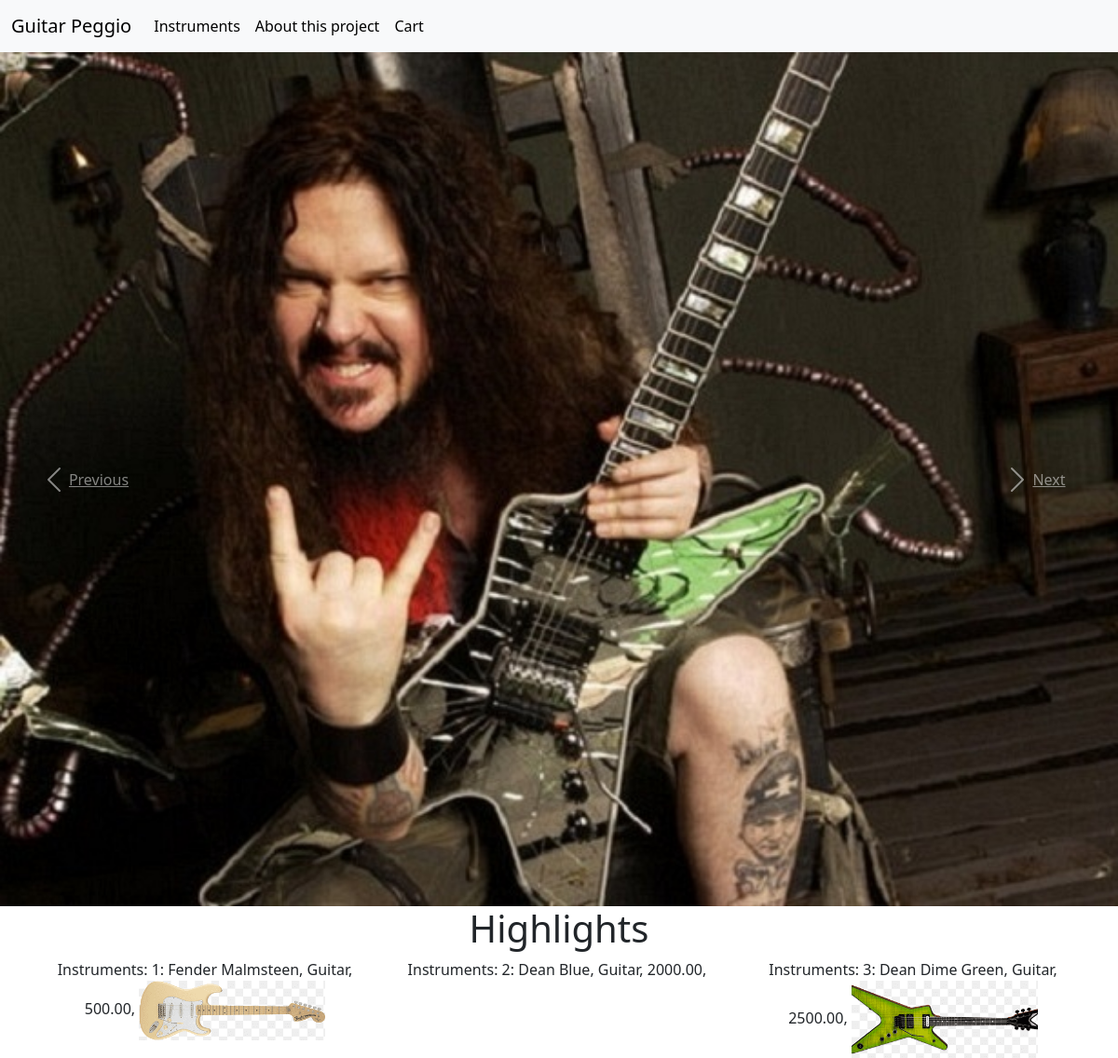
Before: /products/ with the older database file.
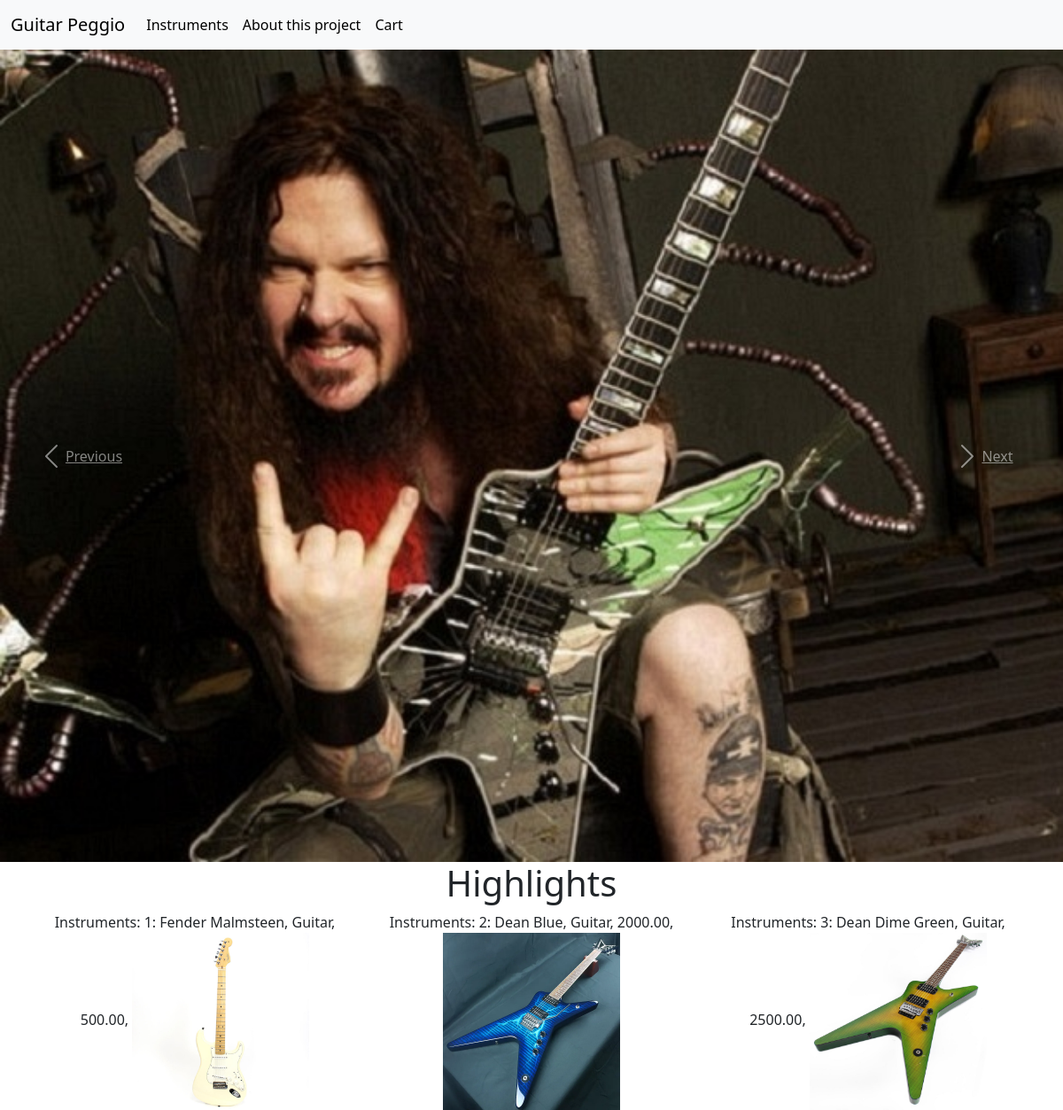
After: the same page with the newer database file.
### products/models.py (models this page shows, shortened)
class Product(models.Model):
    name = models.CharField(max_length=64)
    price = models.DecimalField(max_digits=10, decimal_places=2)
    type = models.CharField(max_length=64, default="Intrument")
    imagem = models.ImageField(upload_to="products/")

### products/views.py (the view)
# urls.py: path("", views.index, name = "index"),
def index(request):
    return render(request,"products/index.html", {
        "products": Product.objects.all()
    })

### products/templates/products/index.html (shortened to what this page needs)
<!DOCTYPE html>
<html lang="en">
<head>
    <link href="https://cdn.jsdelivr.net/npm/bootstrap@5.3.2/dist/css/bootstrap.min.css" rel="stylesheet">
</head>
<header>
    <nav class="navbar navbar-expand-lg bg-body-tertiary">
        <div class="container-fluid">
          <a class="navbar-brand" href="{% url 'index' %}">Guitar Peggio</a>
          <div class="collapse navbar-collapse" id="navbarSupportedContent">
            <ul class="navbar-nav me-auto mb-2 mb-lg-0">
              <li class="nav-item">
                <a class="nav-link active" aria-current="page" href="{% url 'instruments' %}">Instruments</a>
              </li>
              <li class="nav-item">
                <a class="nav-link active" aria-current="page" href="{% url 'about' %}">About this project</a>
              </li>
              <li class="nav-item">
                <a class="nav-link active" aria-current="page" href="{% url 'cart' %}">Cart</a>
            </ul>
          </div>
        </div>
    </nav>
    <div id="carouselExampleControls" class="carousel slide" data-ride="carousel">
        <div class="carousel-inner">
          <div class="carousel-item active">
            <img class="d-block w-100" src="media/products/dime.jpeg" alt="Primeiro Slide">
          </div>
        </div>
        <a class="carousel-control-prev" href="#carouselExampleControls" role="button" data-slide="prev">
          <span class="carousel-control-prev-icon" aria-hidden="true"></span>
          <span class="sr-only">Previous</span>
        </a>
        <a class="carousel-control-next" href="#carouselExampleControls" role="button" data-slide="next">
          <span class="carousel-control-next-icon" aria-hidden="true"></span>
          <span class="sr-only">Next</span>
        </a>
      </div>
</header>
<body>
    <h1 style="text-align: center;">Highlights</h1>
    <div class="container text-center">
      <div class="row align-items-start">
        {% for product in products %}
          {% if forloop.counter <= 3 %}
            <div class="col">
              <li class="list-group-item">Instruments: {{ product.id }}: {{ product.name }}, {{ product.type }}, {{ product.price }},
                <img src="{{ product.imagem.url }}" alt="{{ product.nome }}" style="width: 200px; height: auto;">
              </li>
            </div>
          {% endif %}
        {% endfor %}
      </div>
    </div>
</body>
</html>

Changed rows visible on the page:
changed Product "Fender Malmsteen": imagem: a different picture
changed Product "Dean Blue": imagem: picture added
changed Product "Dean Dime Green": imagem: a different picture
